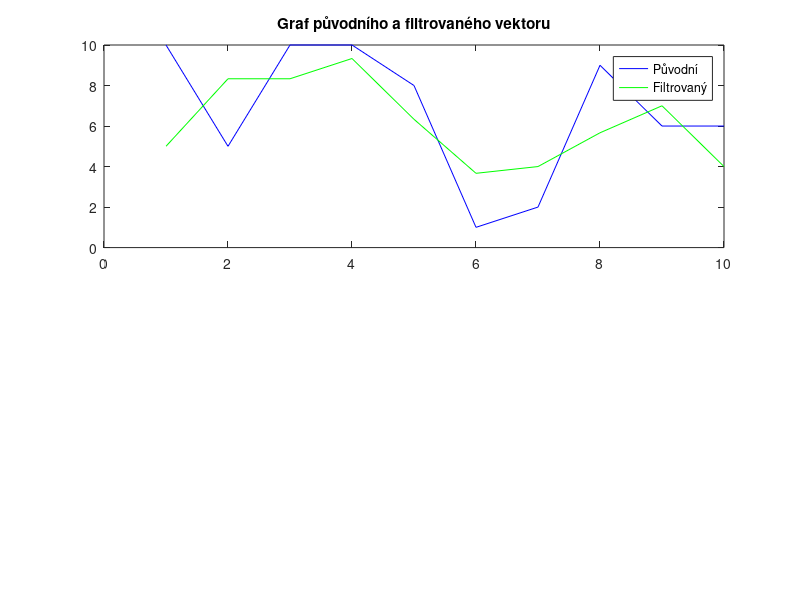

Source code (MATLAB): (Note: this script raises an error after producing the figure.)
close all
% Vektor o 10 prvcích (pseudo náhodná čísla od 1-10)
vektor = randi([1, 10], 1, 10);

% Konvoluce pomocí klouzavého průměru o velikosti 3
rozostreny_vektor = conv(vektor, ones(1, 3) / 3, 'same');

% Vytvořte subplot s jedním řádkem a dvěma sloupci pro vektory
subplot(2,2,[1,2]);
plot(vektor, 'b');
hold on;
plot(rozostreny_vektor, 'g');
legend('Původní', 'Filtrovaný');
title('Graf původního a filtrovaného vektoru');

% Nahrání obrázku a aplikace konvoluce
addpath('imgs\');
A = imread('kytka256.jpg');
A = rgb2gray(A);

% Vytvořte subplot s dvěma řádky a jedním sloupcem pro obrazy
subplot(2,2,3);
imshow(A);
title('Původní obrázek');

subplot(2,2,4);
B = conv2(double(A), ones(1, 3) / 3, 'same');
imshow(uint8(B));
title('Filtrovaný obrázek');
%%
% Vytvoření původního signálu (příklad)
signal = rand(1, 10);

% Velikost výseku pro průměrování
velikost_vyseku = 3;

% Vytvoření masky pro průměrování
maska = ones(1, velikost_vyseku) / velikost_vyseku;

% Inicializace filtrovaného signálu
filtrovany_signal = zeros(size(signal));

% Procházení signálu a aplikace průměrovacího filtru
for i = 1:length(signal)
    if i + velikost_vyseku - 1 <= length(signal)
        vysek = signal(i:i+velikost_vyseku-1);
        filtrovany_signal(i) = sum(vysek .* maska);
    end
end

% Použijte funkci conv pro stejný výsledek
filtrovany_signal_conv = conv(signal, maska, 'same');

% Výsledky
subplot(2,1,1);
plot(signal, 'b');
title('Původní signál');

subplot(2,1,2);
plot(filtrovany_signal, 'g');
title('Filtrovaný signál (průměrovacím filtrem)');

% Porovnání s výsledkem z funkce conv
figure;
subplot(2,1,1);
plot(signal, 'b');
title('Původní signál');

subplot(2,1,2);
plot(filtrovany_signal_conv, 'r');
title('Filtrovaný signál (conv)');
%%
M = [10 20 30;
     40 50 60;
     70 80 90];
J= [0.25 0.25;
    0.25 0.25];
C=conv2(M,J,'valid');
plot(C);
%%
close all;
% Načtení obrázku
A = imread('kytka256.jpg');
A = rgb2gray(A);

% Přidání Gaussovského šumu
snr = 70; % Poměr signál/šum (Signal-to-Noise Ratio)
zasumeny_obrazek = imnoise(A, 'gaussian', 0, (1 / snr));

% Vytvoření Gaussovkého filtru
sigma = 1; % Smoothing faktor pro Gaussovský filtr
velikost_masky = 3; % Velikost masky (např. 3x3)
maska_gauss = fspecial('gaussian', [velikost_masky, velikost_masky], sigma);

% Filtrování zašuměného obrázku Gaussovským filtrem
filtrovany_obrazek_gauss = conv2(double(zasumeny_obrazek), maska_gauss, 'same');

% Filtrování zašuměného obrázku Wienerovým filtrem
filtrovany_obrazek_wiener = deconvwnr(zasumeny_obrazek, maska_gauss, 0.2);

% Zobrazení původního, zašuměného, filtrovaného Gaussovským a filtrovaného Wienerovým filtrem obrázku vedle sebe
subplot(2, 2, 1);
imshow(A);
title('Původní obrázek');

subplot(2, 2, 2);
imshow(zasumeny_obrazek);
title('Zašuměný obrázek');

subplot(2, 2, 3);
imshow(uint8(filtrovany_obrazek_gauss));
title('Filtrovaný Gaussovským filtrem');

subplot(2, 2, 4);
imshow(uint8(filtrovany_obrazek_wiener));
title('Filtrovaný Wienerovým filtrem');

%%
close all
% Načtení obrázku
A = imread('kytka256.jpg');
A = rgb2gray(A);

% Detekce oblasti s kytkou - jednoduchý prahovací algoritmus
threshold = 100; % Práh pro detekci kytky
maska_kytka = A > threshold;

% Rozmazání části obrázku mimo kytky
rozmazana_oblast = imgaussfilt(A, 5); % Rozmaže nekytkovou část

% Nahrazení části původního obrázku rozmaženou oblastí
vysledny_obrazek = A;
vysledny_obrazek(~maska_kytka) = rozmazana_oblast(~maska_kytka);

% Zobrazení původního a upraveného obrázku vedle sebe
subplot(1, 2, 1);
imshow(A);
title('Původní obrázek');

subplot(1, 2, 2);
imshow(vysledny_obrazek);
title('Upravený obrázek');
%%
% Název videa
videoFile = 'podzimni_kvetena_focus_test.mp4';

% Inicializace VideoReader
videoObj = VideoReader(videoFile);

% Inicializace proměnných pro nejostřejší snímek a jeho ostrost
nejostrejsi_snimek = [];
nejvyssi_ostrost = 0;

% Náhled videa a hledání nejostřejšího snímku
while hasFrame(videoObj)
    % Načtení snímku
    snimek = readFrame(videoObj);
    
    % Převod snímku na černobílý
    snimek = rgb2gray(snimek);
    
    % Detekce hran v obraze
    hrany = edge(snimek, 'Canny');
    
    % Výpočet sumy hodnot v obraze (ostrost)
    ostrost = sum(hrany(:));
    
    % Pokud je tato ostrost větší než dosud nalezená nejvyšší ostrost
    if ostrost > nejvyssi_ostrost
        nejvyssi_ostrost = ostrost;
        nejostrejsi_snimek = snimek;
    end
end

% Zobrazení nejostřejšího snímku
imshow(nejostrejsi_snimek);
title('Nejostřejší snímek');

% Možná můžete také uložit nejostřejší snímek do souboru:
% imwrite(nejostrejsi_snimek, 'nejostrejsi_snimek.jpg');
%%
% Název videa
videoFile = 'podzimni_kvetena_focus_test.mp4';

% Inicializace VideoReader
videoObj = VideoReader(videoFile);

% Inicializace proměnných pro nejostřejší snímek, jeho ostrost a pozici
nejostrejsi_snimek = [];
nejvyssi_ostrost = 0;
velikost_snimku = [50, 50]; % Velikost snímku, který budeme zkoumat

% Náhled videa a hledání nejostřejšího snímku uprostřed obrazu
while hasFrame(videoObj)
    % Načtení snímku
    snimek = readFrame(videoObj);
    
    % Převod snímku na černobílý
    snimek = rgb2gray(snimek);
    
    % Získání části snímku uprostřed obrazu
    [vyska, sirka] = size(snimek);
    radek_start = floor((vyska - velikost_snimku(1)) / 2) + 1;
    radek_konec = radek_start + velikost_snimku(1) - 1;
    sloupec_start = floor((sirka - velikost_snimku(2)) / 2) + 1;
    sloupec_konec = sloupec_start + velikost_snimku(2) - 1;
    
    cast_snimku = snimek(radek_start:radek_konec, sloupec_start:sloupec_konec);
    
    % Detekce hran v této části
    hrany = edge(cast_snimku, 'Canny');
    
    % Výpočet sumy hodnot v obraze (ostrost)
    ostrost = sum(hrany(:));
    
    % Pokud je tato ostrost větší než dosud nalezená nejvyšší ostrost
    if ostrost > nejvyssi_ostrost
        nejvyssi_ostrost = ostrost;
        nejostrejsi_snimek = snimek;
    end
end

% Zobrazení nejostřejšího snímku
imshow(nejostrejsi_snimek);
title('Nejostřejší snímek uprostřed obrazu');

% Možná můžete také uložit nejostřejší snímek do souboru:
% imwrite(nejostrejsi_snimek, 'nejostrejsi_snimek.jpg');
